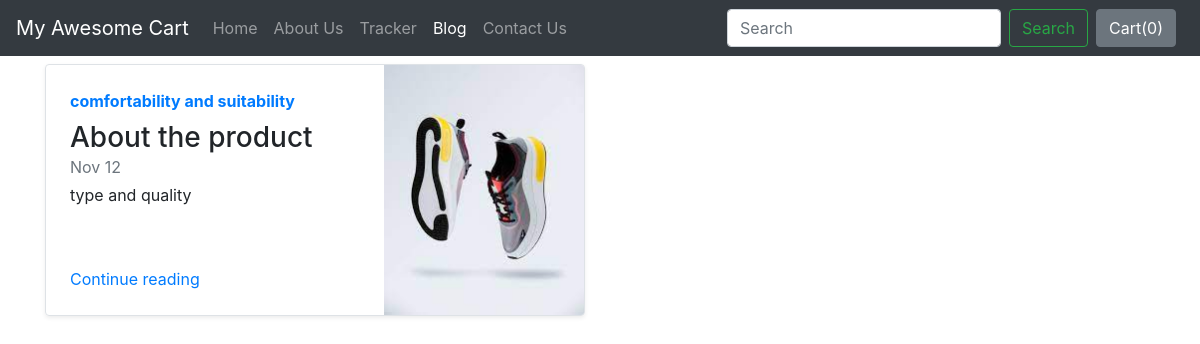
Screenshot of /blog/ with the database file from the repository.
### blog/models.py (models this page shows)
class Blogpost(models.Model):
    post_id = models.AutoField(primary_key=True)
    title = models.CharField(max_length=50)
    head0 = models.CharField(max_length=500, default="")
    chead0 = models.CharField(max_length=5000, default="")
    head1 = models.CharField(max_length=500, default="")
    chead1 = models.CharField(max_length=5000, default="")
    head2 = models.CharField(max_length=500, default="")
    chead2 = models.CharField(max_length=5000, default="")
    pub_date = models.DateField()
    thumbnail = models.ImageField(upload_to='shop/images', default="")
    def __str__(self):
        return self.title

### blog/views.py (the view)
# urls.py: path("", views.index, name="blogHome"),
def index(request):
    myposts= Blogpost.objects.all()
    print(myposts)
    return render(request, 'blog/index.html',
                  {'myposts': myposts})

### blog/templates/blog/index.html (shortened to what this page needs)
{% extends 'blog/basic.html' %}
{% block body %}
<div class="container">
<div class="row my-2">
    {% for item in myposts %}
        <div class="col-md-6">
            <div
                class="row no-gutters border rounded overflow-hidden flex-md-row mb-4 shadow-sm h-md-250 position-relative">
                <div class="col p-4 d-flex flex-column position-static">
                    <strong class="d-inline-block mb-2 text-primary">{{item.head0}}</strong>
                    <h3 class="mb-0">{{item.title}}</h3>
                    <div class="mb-1 text-muted">Nov 12</div>
                    <p class="card-text mb-auto">{{item.head1}}</p>
                    <a href="blogpost/{{item.post_id}}" class="stretched-link">Continue reading</a>
                </div>
                <div class="col-auto d-none d-lg-block">
                    <img src="/media/{{item.thumbnail}}" class="bd-placeholder-img" width="200" height="250"
                        aria-label="Placeholder: Thumbnail"/>
                </div>
            </div>
        </div>
    {% endfor %}
</div>
{% endblock %}

### rows the page displays
Blogpost: head0 "comfortability and suitability", title "About the product", head1 "type and quality", thumbnail (picture)
